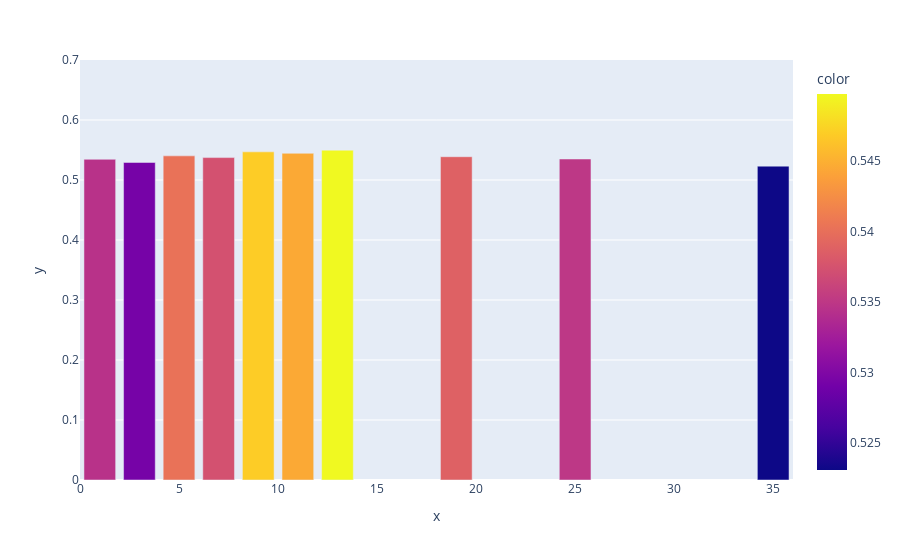

The notebook cell this image was saved under:
### Code cell
KNN_scores = []
for neighbor in k:
  # Model Training
  modelKNN = KNeighborsClassifier(n_neighbors=neighbor,p=2)
  modelKNN.fit(x_train,y_train)

  # Model Testing
  y_pred = modelKNN.predict(x_test)
  KNNScore = accuracy_score(y_test, y_pred)

  KNN_scores.append(KNNScore)
fig = px.bar(KNN_scores,x=k,y=KNN_scores,color=KNN_scores,range_y=[0,0.7])
fig.show()

### Figure 1 — Plotly figure (JSON) as saved in the notebook; plotly's stock layout.template omitted (floating-point values rounded to 4 significant figures)
{"data": [{"alignmentgroup": "True", "hovertemplate": "x=%{x}<br>y=%{y}<br>color=%{marker.color}<extra></extra>", "legendgroup": "", "marker": {"color": [0.5345, 0.5293, 0.5402, 0.5374, 0.5469, 0.5445, 0.5497, 0.5388, 0.535, 0.5231], "coloraxis": "coloraxis", "pattern": {"shape": ""}}, "name": "", "offsetgroup": "", "orientation": "v", "showlegend": false, "textposition": "auto", "type": "bar", "x": [1, 3, 5, 7, 9, 11, 13, 19, 25, 35], "xaxis": "x", "y": [0.5345, 0.5293, 0.5402, 0.5374, 0.5469, 0.5445, 0.5497, 0.5388, 0.535, 0.5231], "yaxis": "y"}], "layout": {"barmode": "relative", "coloraxis": {"colorbar": {"title": {"text": "color"}}, "colorscale": [[0, "#0d0887"], [0.1111, "#46039f"], [0.2222, "#7201a8"], [0.3333, "#9c179e"], [0.4444, "#bd3786"], [0.5556, "#d8576b"], [0.6667, "#ed7953"], [0.7778, "#fb9f3a"], [0.8889, "#fdca26"], [1, "#f0f921"]]}, "legend": {"tracegroupgap": 0}, "margin": {"t": 60}, "xaxis": {"anchor": "y", "domain": [0, 1], "title": {"text": "x"}}, "yaxis": {"anchor": "x", "domain": [0, 1], "range": [0, 0.7], "title": {"text": "y"}}}}
